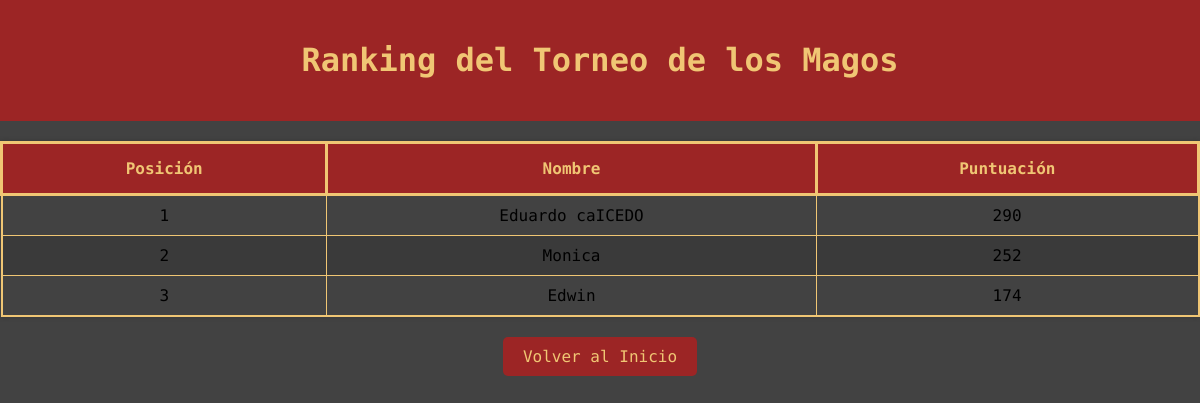
The app's page /ranking, older data.
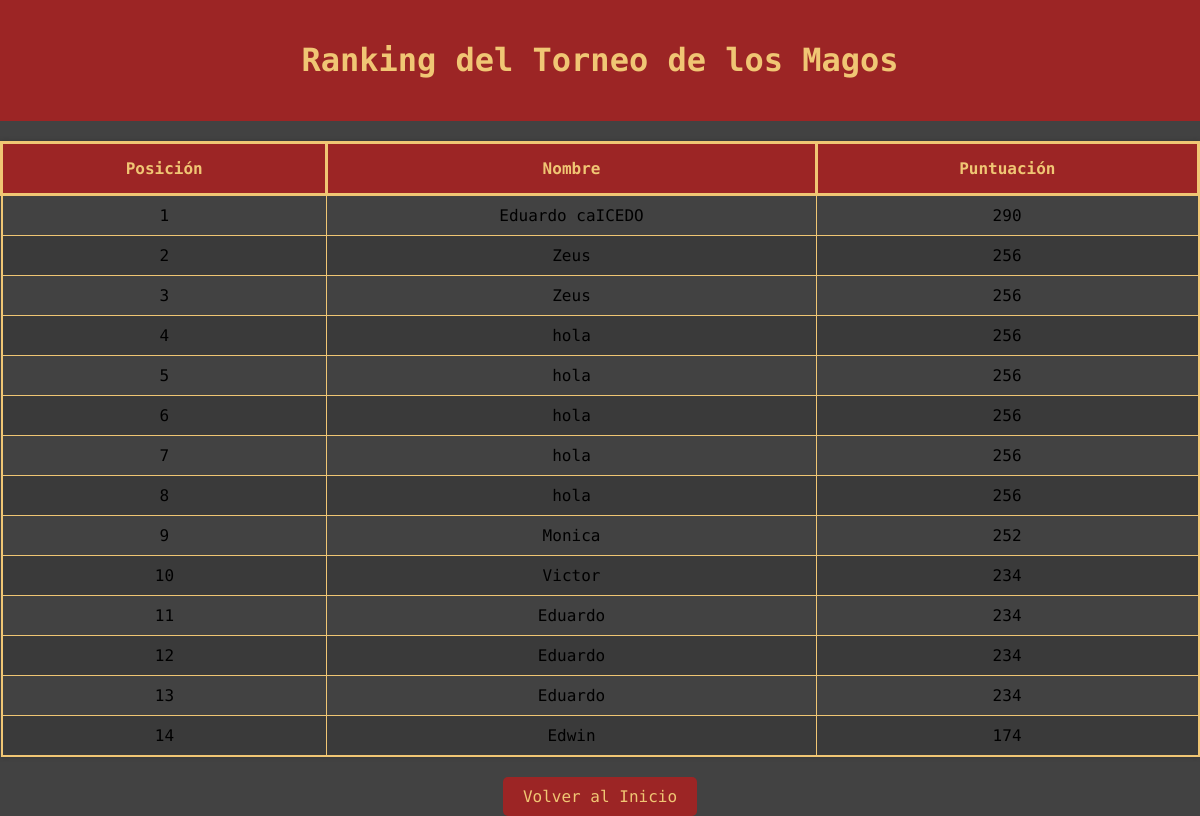
The same page, newer data.
### app.py (models this page shows)
class Rn(db.Model):
    id = db.Column(db.Integer, primary_key=True)
    name = db.Column(db.String(100), nullable=False)
    score = db.Column(db.Integer, nullable=False)

### app.py (the view)
@app.route('/ranking')
def rank():
    players = Rn.query.order_by(Rn.score.desc()).all()
    return render_template('ranking.html', players=players)

### templates/ranking.html (shortened to what this page needs)
<!DOCTYPE html>
<html lang="es">
<head>
  <link rel="stylesheet" href="{{ url_for('static', filename='css/ranking.css') }}">
</head>
<body>
  <header>
    <h1>Ranking del Torneo de los Magos</h1>
  </header>
  <table>
    <thead>
      <tr>
        <th>Posición</th>
        <th>Nombre</th>
        <th>Puntuación</th>
      </tr>
    </thead>
    <tbody>
      {% for player in players %}
      <tr>
        <td>{{ loop.index }}</td>
        <td>{{ player.name }}</td>
        <td>{{ player.score }}</td>
      </tr>
      {% endfor %}
    </tbody>
  </table>
  <div class="volver">
    <a href="/">Volver al Inicio</a>
  </div>
</body>
</html>

### static/css/ranking.css (style rules this page uses)
body { font-family: 'Kode Mono', serif; background-color:#424242; margin: 0; padding: 0; }
header { background-color: #9c2525; color: #f0c674; padding: 20px; text-align: center; }
h1 { font-size: 2em; font-weight: bold; }
table { width: 100%; border-collapse: collapse; margin: 20px auto; border: 2px solid #f0c674; box-shadow: 0 0 5px rgba(0, 0, 0, 0.2); }
th, td { padding: 10px; text-align: center; border: 1px solid #f0c674; }
th { background-color: #9c2525; color: #f0c674; font-weight: bold; }
tr:nth-child(even) { background-color: #3a3a3a; }
th { padding: 15px; border-width: 3px; }
td { padding: 10px; }
.volver { text-align: center; margin-top: 20px; }
.volver a { display: inline-block; padding: 10px 20px; background-color: #9c2525; color: #f0c674; text-decoration: none; border-radius: 5px; transition: background-color 0.3s ease; }

Row changes from the older to the newer data that the page shows:
added Rn: name "Zeus", score "256"
added Rn: name "Zeus", score "256"
added Rn: name "hola", score "256"
added Rn: name "hola", score "256"
added Rn: name "hola", score "256"
added Rn: name "hola", score "256"
added Rn: name "hola", score "256"
added Rn: name "Victor", score "234"
added Rn: name "Eduardo", score "234"
added Rn: name "Eduardo", score "234"
added Rn: name "Eduardo", score "234"
